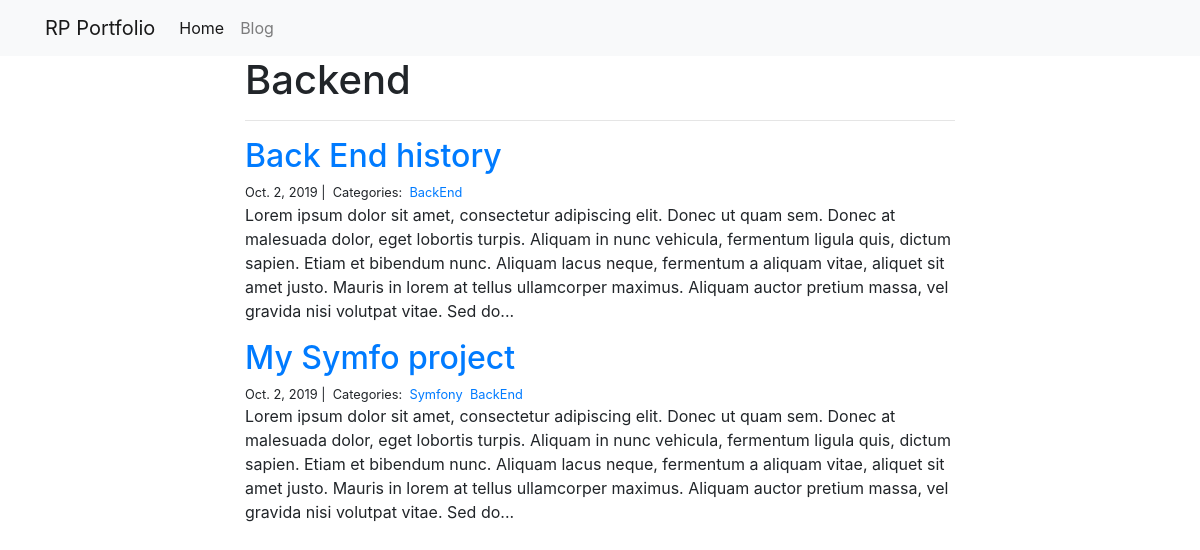
Screenshot of /blog/BackEnd/ with the database file from the repository.
### blog/models.py (models this page shows)
class Category(models.Model):
    name = models.CharField(max_length=20)

class Post(models.Model):
    title = models.CharField(max_length=255)
    body = models.TextField()
    created_on = models.DateTimeField(auto_now_add=True)
    last_modified = models.DateTimeField(auto_now=True)
    categories = models.ManyToManyField('Category', related_name='posts')

### blog/views.py (the view)
# urls.py: path("<category>/", views.blog_category, name="blog_category"),
def blog_category(request, category):
    posts = Post.objects.filter(
        categories__name__contains=category
    ).order_by(
        '-created_on'
    )
    context = {
        "category": category,
        "posts": posts
    }
    return render(request, "blog_category.html", context)

### blog/templates/blog_category.html
{% extends "base.html" %}
{% block page_content %}
<div class="col-md-8 offset-md-2">
    <h1>{{ category | title }}</h1>
    <hr>
    {% for post in posts %}
        <h2><a href="{% url 'blog_detail' post.pk%}">{{ post.title }}</a></h2>
        <small>
            {{ post.created_on.date }} |&nbsp;
            Categories:&nbsp;
            {% for category in post.categories.all %}
                <a href="{% url 'blog_category' category.name %}">{{ category.name }}</a>&nbsp;
            {% endfor %}
        </small>
        <p>{{ post.body | slice:":400" }}...</p>
    {% endfor %}
</div>
{% endblock %}

### myPortfolio/templates/base.html (shortened to what this page needs)
<link rel="stylesheet" href="https://stackpath.bootstrapcdn.com/bootstrap/4.1.3/css/bootstrap.min.css">
<nav class="navbar navbar-expand-lg navbar-light bg-light">
    <div class="container">
        <a class="navbar-brand" href="{% url 'project_index' %}">RP Portfolio</a>
        <div class="collapse navbar-collapse" id="navbarSupportedContent">
          <ul class="navbar-nav mr-auto">
            <li class="nav-item active">
              <a class="nav-link" href="{% url 'project_index' %}">Home</a>
            </li>
            <li class="nav-item">
              <a class="nav-link" href="{% url 'blog_index' %}">Blog</a>
            </li>
          </ul>
        </div>
    </div>
</nav>
<div class="container">
    {% block page_content %}{% endblock %}
</div>

### rows the page displays
Category: name "Backend", name "BackEnd"
Post: title "Back End history", created_on "Oct. 2, 2019", body "Lorem ipsum dolor sit amet, consectetur adipiscing elit. Donec ut quam sem. Donec at malesuada dolor, eget lobortis turpis. Aliquam in nunc vehicula, fermentum ligula quis, dictum sapien. Etiam et bibendum nunc. Aliquam lacus neque, fermentum a aliquam vitae, aliquet sit amet justo. Mauris in lorem at tellus ullamcorper maximus. Aliquam auctor pretium massa, vel gravida nisi volutpat vitae. Sed do"
Post: title "My Symfo project", created_on "Oct. 2, 2019", body "Lorem ipsum dolor sit amet, consectetur adipiscing elit. Donec ut quam sem. Donec at malesuada dolor, eget lobortis turpis. Aliquam in nunc vehicula, fermentum ligula quis, dictum sapien. Etiam et bibendum nunc. Aliquam lacus neque, fermentum a aliquam vitae, aliquet sit amet justo. Mauris in lorem at tellus ullamcorper maximus. Aliquam auctor pretium massa, vel gravida nisi volutpat vitae. Sed do"
Category: name "Symfony"
